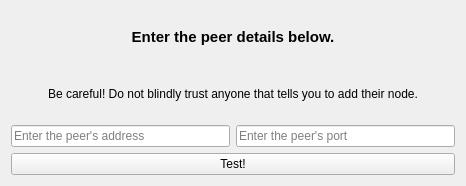
<?xml version="1.0" encoding="UTF-8"?>
<ui version="4.0">
 <class>TestPeerDialog</class>
 <widget class="QWidget" name="TestPeerDialog">
  <property name="geometry">
   <rect>
    <x>0</x>
    <y>0</y>
    <width>466</width>
    <height>186</height>
   </rect>
  </property>
  <property name="windowTitle">
   <string>Test Peer</string>
  </property>
  <layout class="QVBoxLayout" name="verticalLayout_2">
   <item>
    <widget class="QLabel" name="label">
     <property name="font">
      <font>
       <pointsize>11</pointsize>
       <weight>75</weight>
       <bold>true</bold>
      </font>
     </property>
     <property name="text">
      <string>Enter the peer details below.</string>
     </property>
     <property name="alignment">
      <set>Qt::AlignCenter</set>
     </property>
    </widget>
   </item>
   <item>
    <widget class="QLabel" name="label_2">
     <property name="text">
      <string>Be careful! Do not blindly trust anyone that tells you to add their node.</string>
     </property>
     <property name="alignment">
      <set>Qt::AlignCenter</set>
     </property>
    </widget>
   </item>
   <item>
    <layout class="QHBoxLayout" name="horizontalLayout">
     <item>
      <widget class="QLineEdit" name="peerAddress">
       <property name="placeholderText">
        <string>Enter the peer's address</string>
       </property>
      </widget>
     </item>
     <item>
      <widget class="QLineEdit" name="peerPort">
       <property name="placeholderText">
        <string>Enter the peer's port</string>
       </property>
      </widget>
     </item>
    </layout>
   </item>
   <item>
    <widget class="QPushButton" name="pushButton">
     <property name="text">
      <string>Test!</string>
     </property>
    </widget>
   </item>
  </layout>
 </widget>
 <resources/>
 <connections/>
</ui>
